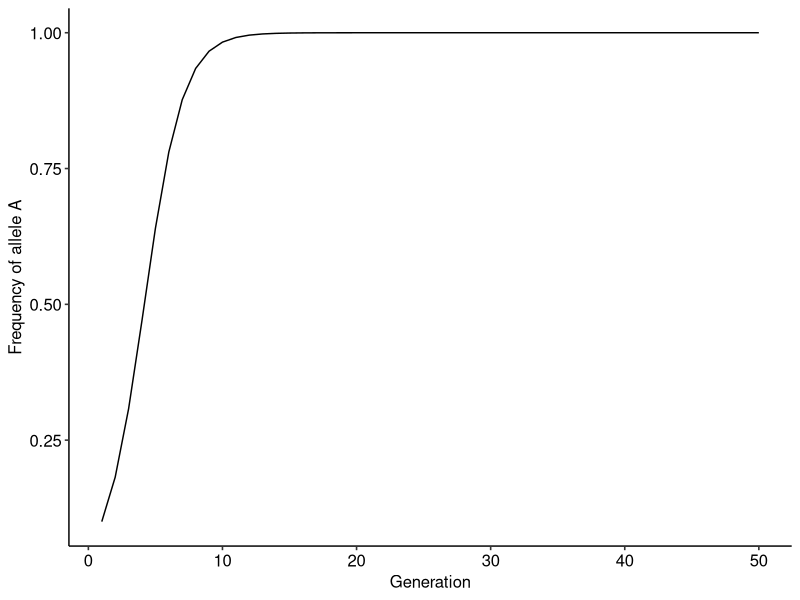
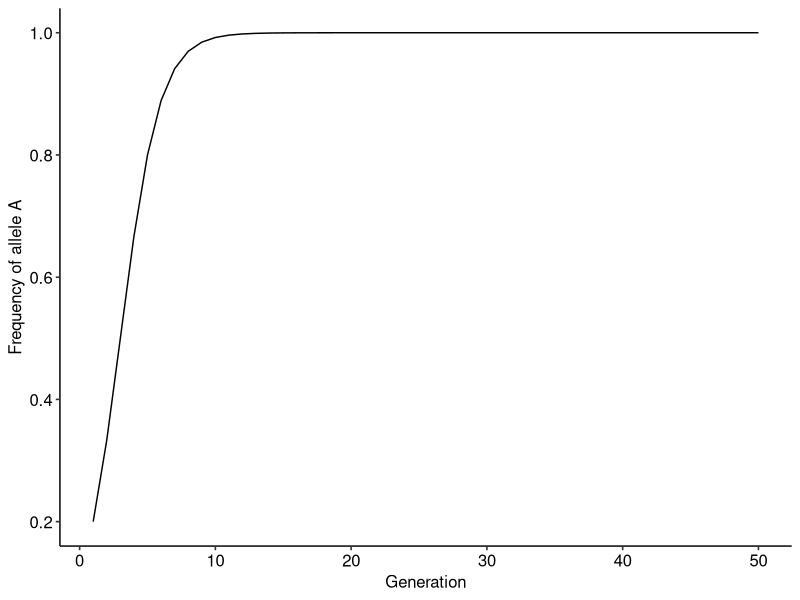
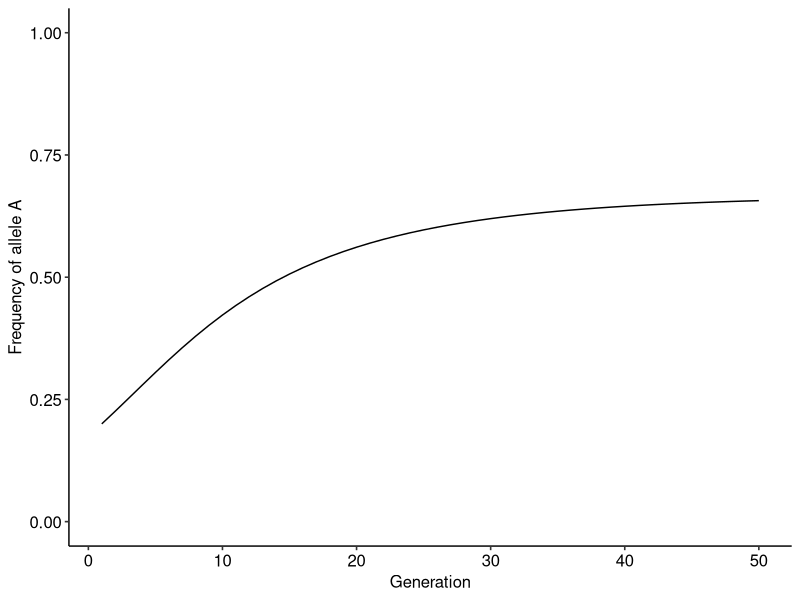
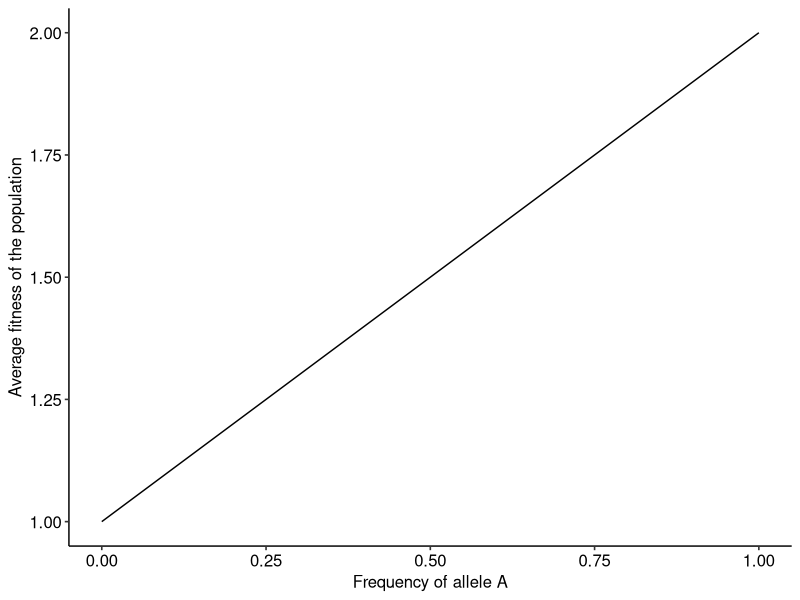
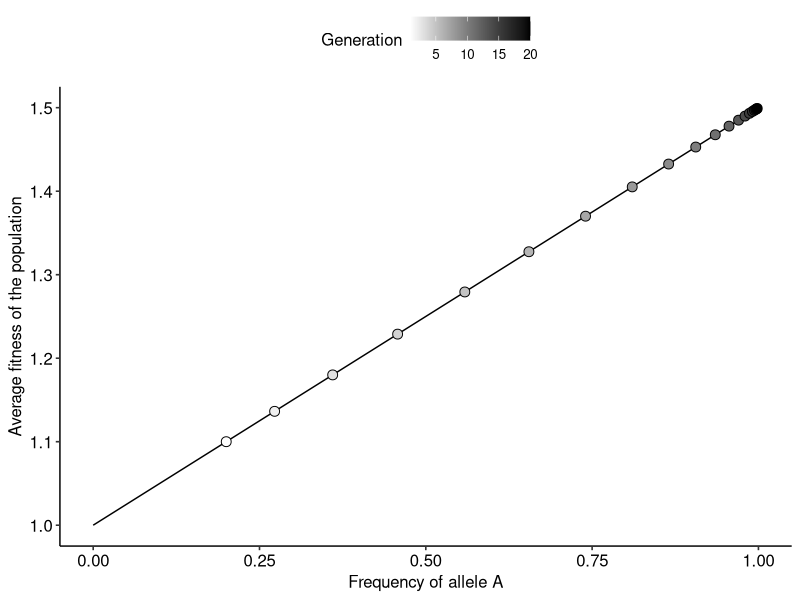
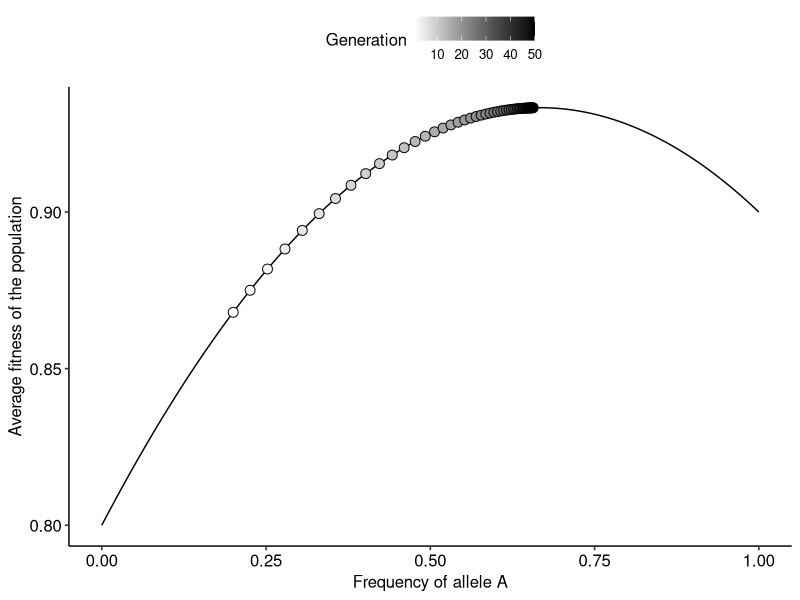
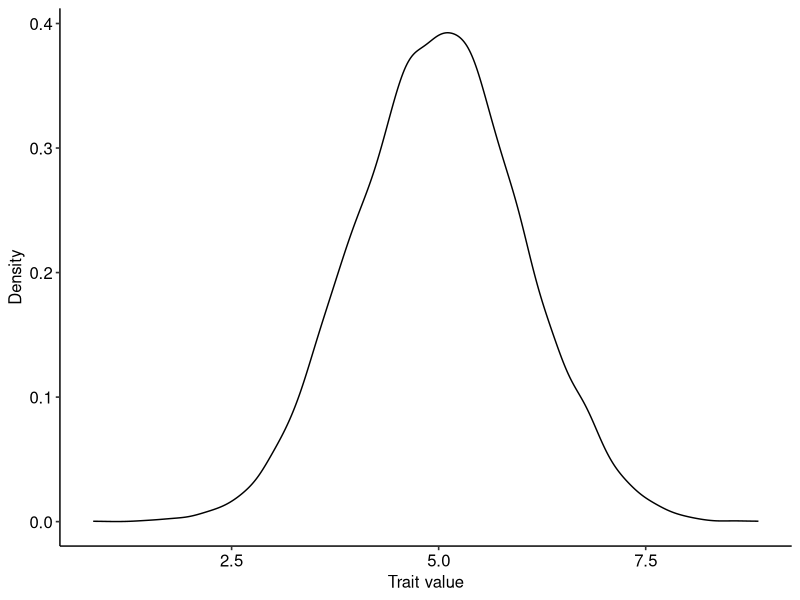
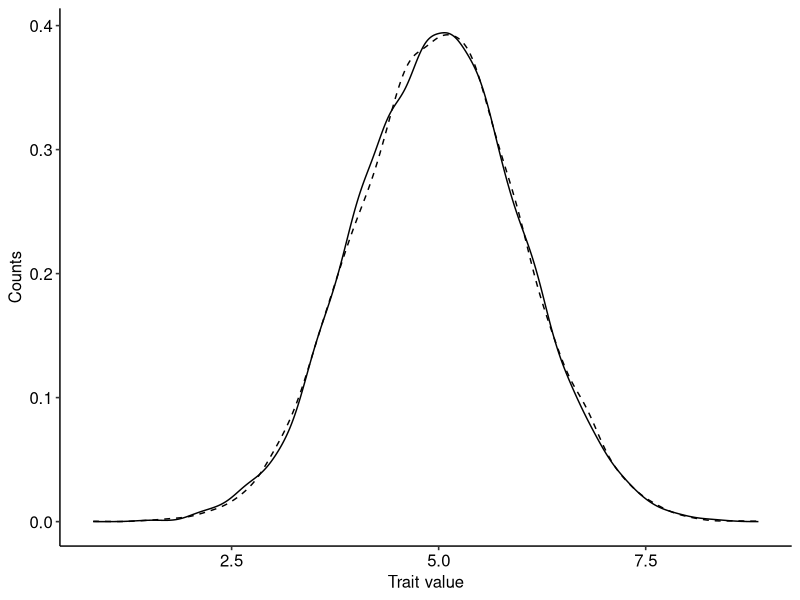

The R source for these figures, in order:
## ---- chunk 1
dp = c()
p0 = 0.1
dp[1] = p0
## ---- chunk 2
wA = 2
wB = 1
## ---- chunk 3
tmax = 50 # The simulation will run for 50 generations

for(t in 1:(tmax-1)){ #Setting up the for loop
  
  p = dp[t] # Step 1
  w_avg = p*wA + (1-p)*wB #Step 2
  dp[t+1]= p + (p*(1-p)*(wA-wB)/w_avg) #Step 3
}
## ---- chunk 4
library(ggplot2)
library(ggpubr)

r = data.frame(dp=dp, t=1:tmax)

ggplot()+
  geom_line(data=r, aes(x=t, y=dp))+
  xlab("Generation")+ylab("Frequency of allele A")+
  theme_pubr()
## ---- chunk 5
evo_simulation<-function(tmax, p0, wA, wB){ #Defining the function and the input arguments
  
  dp = c() #Creating the vector to store the outcome
  dp[1]<-p0 #Setting the initial frequency of p
  
  for(t in 1:(tmax-1)){ #Setting up the for loop
  
  p = dp[t] # Step 1
  w_avg = p*wA + (1-p)*wB #Step 2
  dp[t+1]= p + (p*(1-p)*(wA-wB)/w_avg) #Step 3
}
  
  r = data.frame(dp=dp, t=1:tmax) # Building the data frame
  
  return(r)
  
}

# Running the function to test it:

r = evo_simulation(tmax=50, p0=0.2, wA=2, wB=1)

# Plotting the result

ggplot()+
  geom_line(data=r, aes(x=t, y=dp))+
  xlab("Generation")+ylab("Frequency of allele A")+
  theme_pubr()
## ---- chunk 6
evo_simulation<-function(tmax, p0, alpha, beta){ #Defining the function and the input arguments
  
  dp = c() #Creating the vector to store the outcome
  dp[1]<-p0 #Setting the initial frequency of p
  
  for(t in 1:(tmax-1)){ #Setting up the for loop
  
  p = dp[t] # Setting current frequency
  wA = 1-(alpha*p) #Computing the fitness of A at the current generation
  wB = 1-(beta*(1-p)) #Computing the fitness of B at the current generation
  w_avg = p*wA + (1-p)*wB #Computing the average fitness of the population
  dp[t+1]= p + (p*(1-p)*(wA-wB)/w_avg) #Updating frequencies
}
  
  r = data.frame(dp=dp, t=1:tmax) # Building the data frame
  
  return(r)
  
}

# Running the function to test it:

r = evo_simulation(tmax=50, p0=0.2, alpha=0.1, beta=0.2)

# Plotting the result

ggplot()+
  geom_line(data=r, aes(x=t, y=dp))+
  xlab("Generation")+ylab("Frequency of allele A")+
  scale_y_continuous(limits=c(0,1))+ #Setting the limits on the y-axis to be the same as in the previous model
  theme_pubr()
## ---- chunk 7
wA = 2 # Step 1
wB = 1 # Step 1
p = seq(0, 1, 0.001) # Step 2
w_avg = p*wA + (1-p)*wB #Step 3

land = data.frame(p, w_avg) #Building a data frame with values of p and the corresponding average fitness

# Plotting the landscape.

ggplot()+
  geom_line(data=land, aes(x=p, y=w_avg))+
  xlab("Frequency of allele A")+ylab("Average fitness of the population")+
  theme_pubr()
## ---- chunk 8

library(viridis)

evo_landscape<-function(tmax, p0, wA, wB){ #Defining the function and the input arguments
  
p_theo = seq(0, 1, 0.001) # Defining the theoretical values of p to build the fitness landscape
w_avg_theo = p_theo*wA + (1-p_theo)*wB #Computing the average fitness
land = data.frame(p_theo, w_avg_theo) #Building a data frame with values of p and the corresponding average fitness
  
dp = c() #Creating the vector to store the outcome
dw = c() #Creating a vector to keep track of the average fitness along the evolutionary dynamics
dp[1]<-p0 #Setting the initial frequency of p
  
  for(t in 1:(tmax-1)){ #Setting up the for loop
  
  p = dp[t] # Setting current frequencies
  w_avg = p*wA + (1-p)*wB # Computing average fitness
  dw[t] = w_avg
  dp[t+1]= p + (p*(1-p)*(wA-wB)/w_avg) #Updating frequency values
  
}
  dw[tmax] =  dp[tmax]*wA + (1-dp[tmax])*wB #Computing average fitness for the final time step
  r = data.frame(dp=dp, dw, t=1:tmax) # Building the data frame
  
  return(list(land, r)) # Returning a list with the data frame of the dynamics and the landscape, respectively
  
}
# Running the function to test it:

r_list = evo_landscape(tmax=20, p0=0.2, wA=1.5, wB=1)

# Plotting the landscape and how the population moves over generations

ggplot()+
  geom_line(data=r_list[[1]], aes(x=p_theo, y=w_avg_theo))+
  geom_point(data=r_list[[2]], aes(x=dp, y=dw, fill=t), color="black", shape=21, size=3)+
  scale_fill_gradientn(colors=c("white", "black"))+
  labs(fill="Generation")+
  xlab("Frequency of allele A")+ylab("Average fitness of the population")+
  theme_pubr()
## ---- chunk 9
evo_landscape<-function(tmax, p0, alpha, beta){ #Defining the function and the input arguments
  
p_theo = seq(0, 1, 0.001) # Defining the theoretical values of p to build the fitness landscape
wA_theo = 1 - (alpha*p_theo) # Defining the fitness function of A
wB_theo = 1 - (beta*(1-p_theo)) # Defining the fitness function of A
w_avg_theo = p_theo*wA_theo + (1-p_theo)*wB_theo #Computing the average fitness
land = data.frame(p_theo, w_avg_theo) #Building a data frame with values of p and the corresponding average fitness
  
dp = c() #Creating the vector to store the outcome
dw = c() #Creating a vector to keep track of the average fitness along the evolutionary dynamics
dp[1]<-p0 #Setting the initial frequency of p
  
  for(t in 1:(tmax-1)){ #Setting up the for loop
  
  p = dp[t] # Setting current frequencies
  wA = 1-(alpha*p) #Computing the fitness of A at the current generation
  wB = 1-(beta*(1-p)) #Computing the fitness of B at the current generation
  w_avg = p*wA + (1-p)*wB # Computing average fitness
  dw[t] = w_avg
  dp[t+1]= p + (p*(1-p)*(wA-wB)/w_avg) #Updating frequency values
  
}
  dw[tmax] =  dp[tmax]*wA + (1-dp[tmax])*wB #Computing average fitness for the final time step
  r = data.frame(dp=dp, dw, t=1:tmax) # Building the data frame
  
  return(list(land, r)) # Returning a list with the data frame of the dynamics and the landscape, respectively
  
}

# Running the function:

r_list = evo_landscape(tmax=50, p0=0.2, alpha=0.1, beta=0.2)

# Plotting the landscape and how the population moves over generations

ggplot()+
  geom_line(data=r_list[[1]], aes(x=p_theo, y=w_avg_theo))+
  geom_point(data=r_list[[2]], aes(x=dp, y=dw, fill=t), color="black", shape=21, size=3)+
  scale_fill_gradientn(colors=c("white", "black"))+
  labs(fill="Generation")+
  xlab("Frequency of allele A")+ylab("Average fitness of the population")+
  theme_pubr()
## ---- chunk 10

library(ggplot2)
library(ggpubr)

n=10000 #Population size
z_u=5 #Mean trait value
z_var=1 #Variance
z = rnorm(n, mean=z_u, sd=sqrt(z_var)) #Sampling from a normal distribution with mean=5 and variance=1 (the standard deviation is equal to the square root of the variance).

# Plotting the distribution
ggplot(data=data.frame(z))+
  geom_density(aes(x=z))+
  xlab("Trait value")+ylab("Density")+
  theme_pubr()

## ---- chunk 11

#Defining the parameters of the fitness functions:

e=rnorm(n, mean=0, sd=0.05) #Sampling random noise
c=1 # Parameter of fitness function (1)
beta=0.5 # Parameter of fitness functions (2)
alpha=0.5; theta=4.0 # Parameters of fitness function (3)

w1=1+c+e #Fitness function (1)
w2=1+beta*z+e #Fitness function (2)
w3=1+exp(-alpha*(theta-z+e)^2) #Fitness function (3)

## ---- chunk 12

delta_z=cov(w1,z)/mean(w1) #Change in the mean of z
delta_zvar=cov(w1,(z-mean(z))^2)/mean(w1) #Change in the variance of z

# Getting new distribution of trait values

z_new=rnorm(n, mean=z_u+delta_z, sd=sqrt(z_var+delta_z))

ggplot(data=data.frame(z=z, z_new=z_new))+
  geom_density(aes(x=z), linetype="dashed")+
  geom_density(aes(x=z_new))+
  xlab("Trait value")+ylab("Counts")+
  theme_pubr()

## ---- chunk 13

library(patchwork)

# Creating a data frame with variables z, the squared deviations of z to the mean, and the fitness of individuals in the population when using fitness functions (2) and (3)

z_df = data.frame(z=z, z2=(z-mean(z))^2, w2=w2, w3=w3)

# Creating plots with the regression between z and w2, as well as (z-mean(z))^2 for w2

p1 = ggplot(data=z_df, aes(x=z, y=w2))+
  geom_point()+
  xlab("Trait values")+ylab("Fitness (function #2)")+
  geom_smooth(method="lm", se=F)+
  theme_pubr()

p2 = ggplot(data=z_df, aes(x=z2, y=w2))+
  geom_point()+
  xlab("Squared deviation of trait values to the mean")+ylab("Fitness (function #2)")+
  geom_smooth(method="lm", se=F)+
  theme_pubr()

# Creating plots with the regression between z and w2, as well as (z-mean(z))^2 for w3

p3 = ggplot(data=z_df, aes(x=z, y=w3))+
  geom_point()+
  xlab("Trait values")+ylab("Fitness (function #3)")+
  geom_smooth(method="lm", se=F)+
  theme_pubr()

p4 = ggplot(data=z_df, aes(x=z2, y=w3))+
  geom_point()+
  xlab("Squared deviation of trait values to the mean")+ylab("Fitness (function #3)")+
  geom_smooth(method="lm", se=F)+
  theme_pubr()

# Combining all plots using the patchwork package

p1+p2+p3+p4 + plot_annotation(tag_levels=c("a"))

## ---- chunk 14

dw1=D(expression(log(1+beta*z)), "z")
print(dw1)

## ---- chunk 15

dw2=D(expression(-a*((theta-z)^2+v)), "z") #v here corresponds to the variance in the equation
print(dw2)

## ---- chunk 16
dz = c() #Defining vector to store trait values over time
z0 = 1 #Defining initial trait value in the population
dz[1] = z0 #Defining initial trait value in the population

tmax=100 # Number of generations
varz=0.1 # Phenotypic variance
h = 0.1 # Heritability
beta=0.5 #Parameter beta

for(t in 1:(tmax-1)){ #Setting up the for loop
  
  z = dz[t] # Setting current trait values
  dlnw = (beta/(1+beta*z))  #Computing the selection gradient of fitness function 1
  dz[t+1]= z + h*varz*dlnw #Updating trait values using Lande's equation
  
}

## ---- chunk 17

library(ggplot2)
library(ggpubr)

evo_simulation<-function(tmax, z0, varz, h, beta){

dz = c() #Defining vector to store trait values over time
dz[1] = z0 #Defining initial trait value in the population

for(t in 1:(tmax-1)){ #Setting up the for loop
  
  z = dz[t] # Setting current trait values
  dlnw = (beta/(1+beta*z))  #Computing the selection gradient of fitness function 1
  dz[t+1]= z + h*varz*dlnw #Updating trait values using Lande's equation
  
}

r = data.frame(dz=dz, t=1:tmax) # Building the data frame with trait values over time
  
return(r)

}

# Running the function to test it:

r = evo_simulation(tmax=100, z0=1, h=0.1, varz=0.1, beta=0.5)

# Plotting the result

ggplot()+
  geom_line(data=r, aes(x=t, y=dz))+
  xlab("Generation")+ylab("Average trait value in the population")+
  theme_pubr()
## ---- chunk 18

beta=0.5 #Defining parameter beta
z = seq(0, 10, 0.001) # Step 1
w_avg = 1+beta*z #Step 2

land = data.frame(z, w_avg) #Building a data frame with values of p and the corresponding average fitness

# Plotting the landscape.

ggplot()+
  geom_line(data=land, aes(x=z, y=w_avg))+
  xlab("Average trait value in the population")+ylab("Average fitness of the population")+
  theme_pubr()
## ---- chunk 19

# Step (1)

#Defining a function that takes as input the following parameters:

#A=Matrix of effects between alleles
#sx=Overall strength of ecological interactions on fitness of the victim species
#sy=Overall strength of ecological interactions on fitness of the exploiter species
#p0_x=Initial frequency of allele A of the victim species
#p0_y=Initial frequency of allele A of the exploiter

coevo<-function(A, sx, sy, tmax, p0_y, p0_x){ #Step (1)
  
x_dp = c() #Creating vector to store values of the frequency of allele A for the victim species
y_dp = c() #Creating vector to store values of the frequency of allele A for the exploiter species

x_dp[1] = p0_x #Setting initial frequency of allele A for the victim species
y_dp[1] = p0_y #Setting initial frequency of allele A for the exploiter species

#For loop to iterate over the equation
for(t in 1:(tmax-1)){
  
  # Step (2)
  
  xp = x_dp[t] #Setting current frequency of allele A for the victim species
  yp = y_dp[t] #Setting current frequency of allele A for the exploiter species
  
  # Step (3)

  x_wA = 1 - sx*(A[1,1]*yp + A[1,2]*(1-yp)) #Computing the fitness of allele A for the victim species
  x_wB = 1 - sx*(A[2,1]*yp + A[2,2]*(1-yp)) #Computing the fitness of allele B for the victim species
  x_avg_w = xp*x_wA + (1-xp)*x_wB #Computing the average fitness of the population of the victim species

  y_wA = 1 + sy*(A[1,1]*xp + A[2,1]*(1-xp)) #Computing the fitness of allele A for the exploiter species
  y_wB = 1 + sy*(A[1,2]*xp + A[2,2]*(1-xp)) #Computing the fitness of allele B for the exploiter species
  y_avg_w = yp*y_wA + (1-yp)*y_wB #Computing the average fitness of the population of the exploiter species
  
  # Step (4)
  
  x_dp[t+1]=xp + ((xp*(1-xp)*(x_wA-x_wB))/x_avg_w) #Using Wright's equaiton to compute frequency of A in the next generation for the victim species
  y_dp[t+1]=yp + ((yp*(1-yp)*(y_wA-y_wB))/y_avg_w) #Using Wright's equaiton to compute frequency of A in the next generation for the exploiter species
  
}

r=data.frame(x_dp, y_dp, t=1:tmax) # Step (5), creating a data frame with frequencies over time

return(r)
  
}

## ---- chunk 20

#Creating a 2x2 matrix with entries corresponding to the gene-for-gene one studied in the lecture

A=matrix(data=c(1,1,0,1), nrow=2, ncol=2)
rownames(A)=c("Ax", "Bx") #Changing row names to facilitate visualization
colnames(A)=c("Ay", "By") #Changing column names to facilitate visualization

A

## ---- chunk 21

#Running the coevolutionary model
r=coevo(A=A, sx=0.1, sy=0.1, tmax=100, p0_y=0.2, p0_x=0.2)

#Plotting the results

library(ggplot2)
library(ggpubr)

ggplot()+
  geom_line(data=r, aes(x=t, y=x_dp), color="royalblue3")+ # Frequency of allele A for victims, in blue
  geom_line(data=r, aes(x=t, y=y_dp), color="firebrick3")+ #Frequency of allele A for exploiters, in red
  xlab("Generations")+ylab("Frequency of allele A")+
  theme_pubr()

## ---- chunk 22

D(expression(log(1-sx*exp(-a*((zx-zy)^2 + var_xy)))), "zx")
D(expression(log(1+sy*exp(-a*((zx-zy)^2 + var_xy)))), "zy")

## ---- chunk 23

# Step (1)

#Defining a function that takes as input the following parameters:

#sx=Overall strength of ecological interactions on fitness of the victim species
#sy=Overall strength of ecological interactions on fitness of the exploiter species
#a=Parameter alpha of the model
#h=Heritability of the traits of both the victim and exploiter species (assumed to be equal)
#v_zx=Variance in the trait of the victim species
#z_vy=Variance in the trait of the exploiter species
#tmax=Maximum number of time steps (generations) of the simulation
#z0_x=Initial mean trait value of the population of the victim species
#z0_y=Initial mean trait value of the population of the exploiter species

coevo<-function(sx, sy, a, h, v_zx, v_zy, tmax, z0_x, z0_y){ #Step (1)
  
  dzx = c() #Creating vector to store values of the mean trait value of the population of the victim species 
  dzy = c() #Creating vector to store values of the mean trait value of the population of the exploiter species
  
  dzx[1] = z0_x #Setting initial mean trait value in the population of the victim species
  dzy[1] = z0_y #Setting initial mean trait value in the population of the exploiter species
  
  #For loop to iterate over the equation - here we will use Lande's equation
  for(t in 1:(tmax-1)){
    
    # Step (2)
    
    zx = dzx[t] #Setting the mean trait value at the current generation of the of the population of the victim species
    zy = dzy[t] #Setting the mean trait value at the current generation of the of the population of the exploiter species
    
    # Step (3)
    
    mx=sx*2*a*(exp(-a*((zx-zy)^2+v_zx+v_zy)))/(1-sx*exp(-a*((zx-zy)^2+v_zx+v_zy)))
    my=sy*2*a*(exp(-a*((zx-zy)^2+v_zx+v_zy)))/(1+sy*exp(-a*((zx-zy)^2+v_zx+v_zy)))
    
    dlnw1 = mx*(zx-zy)
    dlnw2 = my*(zx-zy)
    
    # Step (4)
    
    dzx[t+1]=zx + h*v_zx*dlnw1 #Using Lande's equation to compute mean trait value at the next generation of the population of the victim species
    dzy[t+1]=zy + h*v_zy*dlnw2 #Using Lande's equation to compute mean trait value at the next generation of the population of the exploiter species
    
  }
  
  r=data.frame(dzx, dzy, t=1:tmax) # Step (5), creating a data frame with mean trait values over time of the two species
  
  return(r)
  
}

## ---- chunk 24

#Running the coevolutionary model
r=coevo(sx=0.1, sy=0.1, a=0.1, tmax=5000, z0_x=5, z0_y=1, h=0.5, v_zx=0.5, v_zy=0.5)

#Plotting the results

library(ggplot2)
library(ggpubr)

ggplot()+
  geom_line(data=r, aes(x=t, y=dzx), color="royalblue3")+ # Mean trait value for victims, in blue
  geom_line(data=r, aes(x=t, y=dzy), color="firebrick3")+ #Mean trait value for exploiters, in red
  xlab("Generations")+ylab("Mean trait value")+
  theme_pubr()

## ---- chunk 25

D(expression(log(1+sx*exp(-a*((zx-zy)^2 + var_xy)))), "zx")
D(expression(log(1+sy*exp(-a*((zx-zy)^2 + var_xy)))), "zy")

